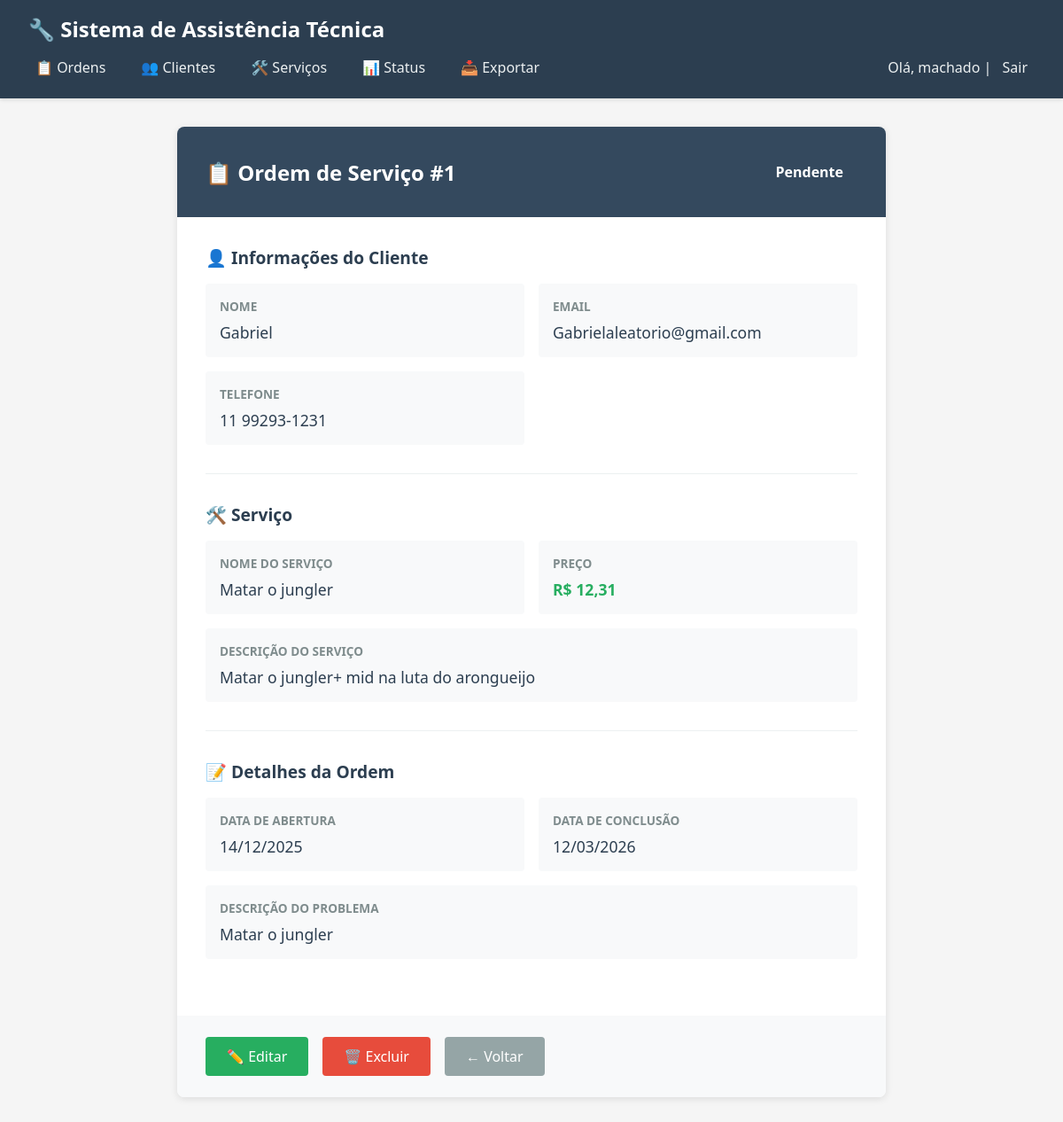
The app's page /ordem/1/detalhes/ (signed in) with its own data.
### core/models.py (models this page shows, shortened)
class OrdemServico(models.Model):
    cliente = models.ForeignKey(Cliente, on_delete=models.CASCADE, verbose_name="Cliente")
    servico = models.ForeignKey(Servico, on_delete=models.PROTECT, verbose_name="Serviço")
    status = models.ForeignKey(Status, on_delete=models.PROTECT, verbose_name="Status")
    descricao_problema = models.TextField(verbose_name="Descrição do Problema")
    data_abertura = models.DateField(auto_now_add=True, verbose_name="Data de Abertura")
    data_conclusao = models.DateField(null=True, blank=True, verbose_name="Data de Conclusão")
    class Meta:
        verbose_name = "Ordem de Serviço"
        verbose_name_plural = "Ordens de Serviço"
        ordering = ['-data_abertura']

class Status(models.Model):
    nome = models.CharField(max_length=30, verbose_name="Nome")
    class Meta:
        verbose_name = "Status"
        verbose_name_plural = "Status"
        ordering = ['nome']

class Cliente(models.Model):
    nome = models.CharField(max_length=100, verbose_name="Nome")
    email = models.EmailField(unique=True, verbose_name="E-mail")
    telefone = models.CharField(max_length=20, verbose_name="Telefone")
    class Meta:
        verbose_name = "Cliente"
        verbose_name_plural = "Clientes"
        ordering = ['nome']

class Servico(models.Model):
    nome = models.CharField(max_length=100, verbose_name="Nome")
    descricao = models.TextField(verbose_name="Descrição")
    preco = models.DecimalField(max_digits=8, decimal_places=2, verbose_name="Preço")
    class Meta:
        verbose_name = "Serviço"
        verbose_name_plural = "Serviços"
        ordering = ['nome']

### core/views.py (the view)
# urls.py: path('ordem/<int:pk>/detalhes/', views.detalhe_ordem, name='detalhe_ordem'),
@login_required
def detalhe_ordem(request, pk):
    ordem = get_object_or_404(OrdemServico.objects.select_related('cliente', 'servico', 'status'), pk=pk)
    return render(request, 'core/detalhe_ordem.html', {'ordem': ordem})

### core/templates/core/detalhe_ordem.html (shortened to what this page needs)
{% extends 'core/base.html' %}
{% block content %}
<div class="detail-container">
    <div class="detail-header">
        <h2>📋 Ordem de Serviço #{{ ordem.id }}</h2>
        <span class="status-badge status-{{ ordem.status.nome|lower|slice:':3' }}">
            {{ ordem.status.nome }}
        </span>
    </div>
    <div class="detail-body">
        <div class="detail-section">
            <h3>👤 Informações do Cliente</h3>
            <div class="detail-grid">
                <div class="detail-item">
                    <label>Nome</label>
                    <p>{{ ordem.cliente.nome }}</p>
                </div>
                <div class="detail-item">
                    <label>Email</label>
                    <p>{{ ordem.cliente.email }}</p>
                </div>
                <div class="detail-item">
                    <label>Telefone</label>
                    <p>{{ ordem.cliente.telefone }}</p>
                </div>
            </div>
        </div>
        <div class="detail-section">
            <h3>🛠️ Serviço</h3>
            <div class="detail-grid">
                <div class="detail-item">
                    <label>Nome do Serviço</label>
                    <p>{{ ordem.servico.nome }}</p>
                </div>
                <div class="detail-item">
                    <label>Preço</label>
                    <p style="color: #27ae60; font-weight: 600;">R$ {{ ordem.servico.preco }}</p>
                </div>
                <div class="detail-item detail-full">
                    <label>Descrição do Serviço</label>
                    <p>{{ ordem.servico.descricao }}</p>
                </div>
            </div>
        </div>
        <div class="detail-section">
            <h3>📝 Detalhes da Ordem</h3>
            <div class="detail-grid">
                <div class="detail-item">
                    <label>Data de Abertura</label>
                    <p>{{ ordem.data_abertura|date:"d/m/Y" }}</p>
                </div>
                <div class="detail-item">
                    <label>Data de Conclusão</label>
                    <p>
                        {% if ordem.data_conclusao %}
                            {{ ordem.data_conclusao|date:"d/m/Y" }}
                        {% else %}
                            <span style="color: #95a5a6;">Não concluída</span>
                        {% endif %}
                    </p>
                </div>
                <div class="detail-item detail-full">
                    <label>Descrição do Problema</label>
                    <p>{{ ordem.descricao_problema }}</p>
                </div>
            </div>
        </div>
    </div>
    <div class="detail-actions">
        <a href="{% url 'editar_ordem' ordem.pk %}" class="btn btn-success">✏️ Editar</a>
        <a href="{% url 'excluir_ordem' ordem.pk %}" class="btn btn-danger">🗑️ Excluir</a>
        <a href="{% url 'lista_ordens' %}" class="btn btn-secondary">← Voltar</a>
    </div>
</div>
{% endblock %}

### core/templates/core/base.html (shortened to what this page needs)
<!DOCTYPE html>
<html lang="pt-BR">
<head>
</head>
<body>
    <div class="navbar">
        <h1>🔧 Sistema de Assistência Técnica</h1>
        <nav>
            <div class="nav-links">
                <a href="{% url 'lista_ordens' %}">📋 Ordens</a>
                <a href="{% url 'lista_clientes' %}">👥 Clientes</a>
                <a href="{% url 'lista_servicos' %}">🛠️ Serviços</a>
                <a href="{% url 'lista_status' %}">📊 Status</a>
                <a href="{% url 'exportar_csv' %}">📥 Exportar</a>
            </div>
            {% if user.is_authenticated %}
                <div class="user-info">
                    Olá, {{ user.username }} | <a href="/admin/logout/">Sair</a>
                </div>
            {% endif %}
        </nav>
    </div>
    <div class="container">
        {% block content %}{% endblock %}
    </div>
</body>
</html>

### core/templates/core/base.html (style rules this page uses)
* { margin: 0; padding: 0; box-sizing: border-box; }
body { font-family: 'Segoe UI', Tahoma, Geneva, Verdana, sans-serif; background: #f5f5f5; color: #333; }
.navbar { background: #2c3e50; color: white; padding: 1rem 2rem; box-shadow: 0 2px 4px rgba(0,0,0,0.1); }
.navbar h1 { font-size: 1.5rem; margin-bottom: 0.5rem; }
.navbar nav { display: flex; justify-content: space-between; align-items: center; }
.nav-links { display: flex; gap: 1.5rem; }
.navbar nav a { color: #ecf0f1; text-decoration: none; font-weight: 500; transition: color 0.3s; padding: 0.5rem; }
.user-info { color: #ecf0f1; }
.container { max-width: 1200px; margin: 2rem auto; padding: 0 1rem; }
.btn { display: inline-block; padding: 0.7rem 1.5rem; background: #3498db; color: white; text-decoration: none; border-radius: 4px; border: none; cursor: pointer; font-size: 1rem; transition: background 0.3s; }
.btn-success { background: #27ae60; }
.btn-secondary { background: #95a5a6; }
.btn-danger { background: #e74c3c; }

### core/templates/core/detalhe_ordem.html (style rules this page uses)
.detail-container { max-width: 800px; margin: 0 auto; background: white; border-radius: 8px; box-shadow: 0 2px 8px rgba(0,0,0,0.1); overflow: hidden; }
.detail-header { background: #34495e; color: white; padding: 2rem; display: flex; justify-content: space-between; align-items: center; }
.detail-header h2 { margin: 0; }
.status-badge { padding: 0.5rem 1rem; border-radius: 20px; font-weight: 600; }
.detail-body { padding: 2rem; }
.detail-section { margin-bottom: 2rem; padding-bottom: 2rem; border-bottom: 1px solid #ecf0f1; }
.detail-section:last-child { border-bottom: none; margin-bottom: 0; }
.detail-section h3 { color: #2c3e50; margin-bottom: 1rem; font-size: 1.2rem; }
.detail-grid { display: grid; grid-template-columns: repeat(2, 1fr); gap: 1rem; }
.detail-item { padding: 1rem; background: #f8f9fa; border-radius: 4px; }
.detail-item label { display: block; font-size: 0.85rem; color: #7f8c8d; margin-bottom: 0.5rem; text-transform: uppercase; font-weight: 600; }
.detail-item p { margin: 0; color: #2c3e50; font-size: 1.1rem; }
.detail-full { grid-column: 1 / -1; }
.detail-actions { display: flex; gap: 1rem; padding: 1.5rem 2rem; background: #f8f9fa; }

### records on screen
OrdemServico: id "1", status.nome "Pendente", cliente.nome "Gabriel", cliente.email "Gabrielaleatorio@gmail.com", cliente.telefone "11 99293-1231", servico.nome "Matar o jungler", servico.preco "12,31", servico.descricao "Matar o jungler+ mid na luta do arongueijo", data_abertura "14/12/2025", data_conclusao "12/03/2026", descricao_problema "Matar o jungler"

### other values on screen
{{ user.username }} "machado"
